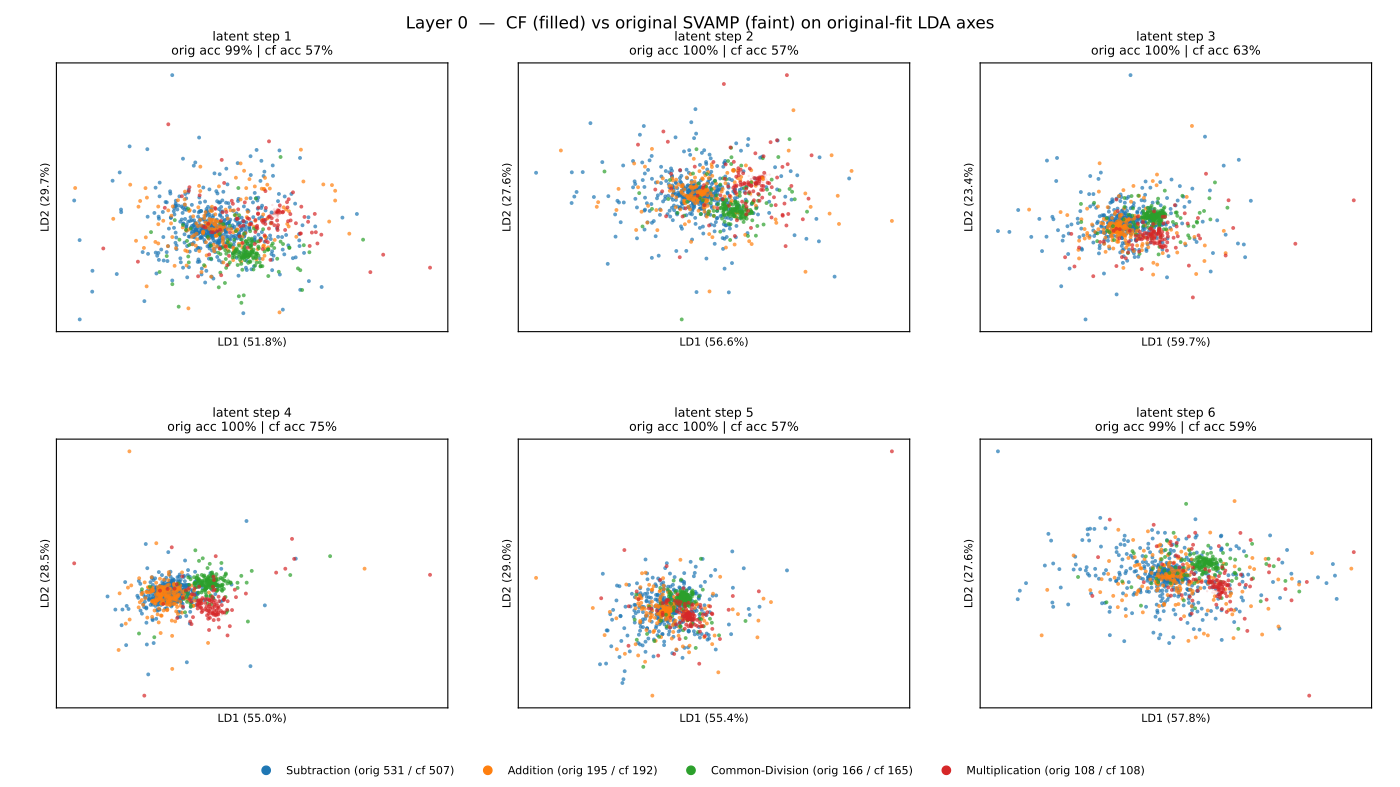

The script that saved this image:
"""Project magnitude-matched counterfactual activations onto the LDA operator
axes that were fit on the original SVAMP activations. If operator clusters
survive, the LDA direction is genuinely operator-coding (not magnitude in
disguise). If clusters collapse, the original LDA was magnitude.

Slideshow: per (layer × latent step), one subplot showing
  - original SVAMP points (small gray, operator-colored borders) — reference
  - CF points (filled, operator-colored, opaque) — held-out projection
On the same LDA axes (fit on original).

Layout: 17 slides, one per layer, 6 latent-step subplots each.

Reports a per-(layer, latent-step) operator-classification accuracy on the CF
projection (using the LDA classifier fit on original) so we can quantify how
well the operator direction generalizes.
"""

from __future__ import annotations

import json
from collections import Counter
from pathlib import Path

import matplotlib.pyplot as plt
import numpy as np
import torch
from datasets import concatenate_datasets, load_dataset
from matplotlib.backends.backend_pdf import PdfPages
from matplotlib.lines import Line2D
from sklearn.discriminant_analysis import LinearDiscriminantAnalysis


REPO = Path(__file__).resolve().parents[3]
ORIG_ACTS = REPO / "inference" / "runs" / "svamp_student" / "activations.pt"
CF_ACTS = REPO / "inference" / "runs" / "cf_magmatched_student" / "activations.pt"
CF_DATA = REPO.parent / "cf-datasets" / "cf_magmatched.json"
OUT_PDF = REPO / "visualizations-all" / "v1" / "cf_lda_compare.pdf"
OUT_STATS = REPO / "visualizations-all" / "v1" / "cf_lda_stats.json"

PROBLEM_TYPE_COLORS = {
    "Subtraction": "#1f77b4",
    "Addition": "#ff7f0e",
    "Common-Division": "#2ca02c",
    "Multiplication": "#d62728",
}


def load_orig_problem_types() -> np.ndarray:
    ds = load_dataset("ChilleD/SVAMP")
    full = concatenate_datasets([ds["train"], ds["test"]])
    types = [t.replace("Common-Divison", "Common-Division") for t in full["Type"]]
    return np.array(types)


def load_cf_metadata() -> tuple[np.ndarray, np.ndarray]:
    rows = json.load(open(CF_DATA))
    types = np.array([r["type"] for r in rows])
    bucket = np.array([r["target_bucket"] for r in rows])
    return types, bucket


def load_acts(path: Path) -> np.ndarray:
    t = torch.load(path, map_location="cpu", weights_only=True)
    return t.float().numpy()  # (N, S, L, H)


def main():
    print("loading metadata + activations")
    orig_types = load_orig_problem_types()
    cf_types, cf_bucket = load_cf_metadata()
    orig = load_acts(ORIG_ACTS)
    cf = load_acts(CF_ACTS)
    print(f"  orig: {orig.shape}  cf: {cf.shape}")
    print(f"  cf type counts:   {dict(Counter(cf_types))}")
    print(f"  cf bucket counts: {dict(Counter(cf_bucket))}")

    L = orig.shape[2]
    S = orig.shape[1]

    # Fit LDA on each (layer, latent_step) using ORIGINAL SVAMP, transform both.
    proj_orig = np.empty((L, S, orig.shape[0], 2), dtype=np.float32)
    proj_cf = np.empty((L, S, cf.shape[0], 2), dtype=np.float32)
    var_ratio = np.empty((L, S, 2), dtype=np.float32)
    cf_acc = np.empty((L, S), dtype=np.float32)
    orig_acc = np.empty((L, S), dtype=np.float32)
    print(f"fitting {L*S} LDAs on original SVAMP, projecting CF, scoring")
    for layer in range(L):
        for step in range(S):
            X_orig = orig[:, step, layer, :]
            X_cf = cf[:, step, layer, :]
            lda = LinearDiscriminantAnalysis(n_components=2, solver="svd")
            lda.fit(X_orig, orig_types)
            proj_orig[layer, step] = lda.transform(X_orig)[:, :2]
            proj_cf[layer, step] = lda.transform(X_cf)[:, :2]
            var_ratio[layer, step] = lda.explained_variance_ratio_[:2]
            orig_acc[layer, step] = (lda.predict(X_orig) == orig_types).mean()
            cf_acc[layer, step] = (lda.predict(X_cf) == cf_types).mean()
        print(f"  layer {layer}/{L-1}  cf-acc(step1..6)={cf_acc[layer]}", flush=True)

    print("\nrendering slideshow")
    OUT_PDF.parent.mkdir(parents=True, exist_ok=True)
    with PdfPages(OUT_PDF) as pdf:
        for layer in range(L):
            fig, axes = plt.subplots(2, 3, figsize=(14, 7.875))
            fig.suptitle(
                f"Layer {layer}  —  CF (filled) vs original SVAMP (faint) on "
                f"original-fit LDA axes",
                fontsize=12,
            )
            legend_proxies = []
            for s, ax in enumerate(axes.ravel()):
                if s >= S:
                    ax.axis("off")
                    continue
                # Original (faint background)
                for cls, color in PROBLEM_TYPE_COLORS.items():
                    m = orig_types == cls
                    ax.scatter(
                        proj_orig[layer, s, m, 0], proj_orig[layer, s, m, 1],
                        s=3, c=color, alpha=0.12, linewidths=0,
                    )
                # Counterfactual (foreground)
                for cls, color in PROBLEM_TYPE_COLORS.items():
                    m = cf_types == cls
                    ax.scatter(
                        proj_cf[layer, s, m, 0], proj_cf[layer, s, m, 1],
                        s=8, c=color, alpha=0.7, linewidths=0,
                    )
                if s == 0 and not legend_proxies:
                    for cls, color in PROBLEM_TYPE_COLORS.items():
                        n_orig = (orig_types == cls).sum()
                        n_cf = (cf_types == cls).sum()
                        legend_proxies.append(
                            Line2D([0], [0], marker="o", linestyle="",
                                   color=color, label=f"{cls} (orig {n_orig} / cf {n_cf})")
                        )
                ax.set_title(
                    f"latent step {s+1}\n"
                    f"orig acc {orig_acc[layer, s]*100:.0f}% | cf acc {cf_acc[layer, s]*100:.0f}%",
                    fontsize=9,
                )
                ax.set_xticks([])
                ax.set_yticks([])
                ax.set_xlabel(f"LD1 ({var_ratio[layer, s, 0]*100:.1f}%)", fontsize=8)
                ax.set_ylabel(f"LD2 ({var_ratio[layer, s, 1]*100:.1f}%)", fontsize=8)

            if legend_proxies:
                fig.legend(handles=legend_proxies, loc="lower center",
                           ncol=len(legend_proxies), fontsize=8, frameon=False,
                           bbox_to_anchor=(0.5, 0.0))
            fig.subplots_adjust(top=0.92, bottom=0.10, left=0.04, right=0.98,
                                wspace=0.18, hspace=0.4)
            pdf.savefig(fig, dpi=140)
            plt.close(fig)

    # Save accuracies
    stats = {
        "orig_acc": orig_acc.tolist(),
        "cf_acc": cf_acc.tolist(),
        "var_ratio": var_ratio.tolist(),
        "shape": {"layers_plus_emb": L, "latent_steps": S},
    }
    OUT_STATS.write_text(json.dumps(stats, indent=2))
    print(f"\nclassifier accuracy (trained on orig SVAMP, applied to held-out CF):")
    print("layer | step1   step2   step3   step4   step5   step6  | mean")
    for layer in range(L):
        row = "  ".join(f"{cf_acc[layer, s]*100:5.1f}%" for s in range(S))
        print(f" {layer:>4d} | {row}  | {cf_acc[layer].mean()*100:5.1f}%")
    chance = max(Counter(orig_types).values()) / len(orig_types)
    print(f"\nmajority-class baseline: {chance*100:.1f}%")
    print(f"saved -> {OUT_PDF}  +  {OUT_STATS}")


if __name__ == "__main__":
    main()
